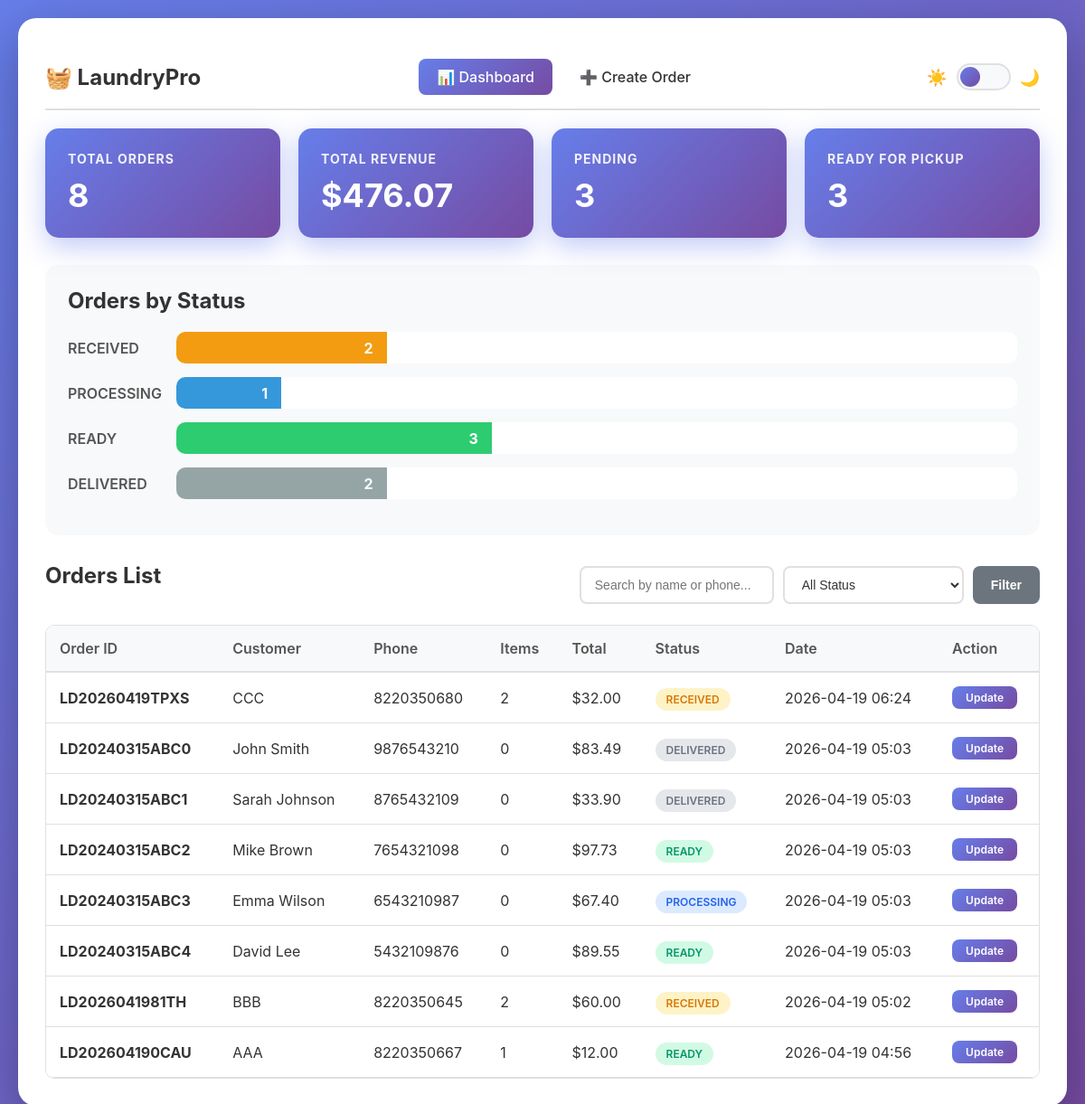
The page / on the database its author committed.
### database.py (models this page shows)
class Order(db.Model):
    __tablename__ = 'orders'
    id = db.Column(db.Integer, primary_key=True)
    order_id = db.Column(db.String(20), unique=True, nullable=False)
    customer_name = db.Column(db.String(100), nullable=False)
    phone = db.Column(db.String(15), nullable=False)
    status = db.Column(db.String(20), default='RECEIVED')
    total_amount = db.Column(db.Float, default=0.0)
    created_at = db.Column(db.DateTime, default=datetime.utcnow)
    garments = db.relationship('Garment', backref='order', lazy=True, cascade="all, delete-orphan")

### app.py (the view, shortened to what this page needs)
@app.route('/')
def index():
    status_filter = request.args.get('status', '')
    search_query = request.args.get('search', '')
    query = Order.query
    if status_filter:
        query = query.filter(Order.status == status_filter)
    orders = query.order_by(Order.created_at.desc()).all()
    total_orders = Order.query.count()
    total_revenue = db.session.query(db.func.sum(Order.total_amount)).scalar() or 0
    status_counts = {
        'RECEIVED': Order.query.filter_by(status='RECEIVED').count(),
        'PROCESSING': Order.query.filter_by(status='PROCESSING').count(),
        'READY': Order.query.filter_by(status='READY').count(),
        'DELIVERED': Order.query.filter_by(status='DELIVERED').count()
    }
    return render_template('index.html',
                         orders=orders,
                         total_orders=total_orders,
                         total_revenue=round(total_revenue, 2),
                         status_counts=status_counts,
                         current_status=status_filter,
                         current_search=search_query)

### templates/index.html (shortened to what this page needs)
<!DOCTYPE html>
<html lang="en" data-theme="light">
<head>
</head>
<body>
    <div class="container">
        <nav class="navbar">
            <div class="nav-brand">
                <h1>🧺 LaundryPro</h1>
            </div>
            <div class="nav-menu">
                <a href="{{ url_for('index') }}" class="nav-link active">📊 Dashboard</a>
                <a href="{{ url_for('create_order') }}" class="nav-link">➕ Create Order</a>
             </div>
            <div class="theme-toggle">
                <span class="toggle-icon">☀️</span>
                <div class="toggle-switch" id="themeToggle">
                    <div class="toggle-slider"></div>
                </div>
                <span class="toggle-icon">🌙</span>
            </div>
        </nav>
        <div class="dashboard-cards">
            <div class="card">
                <h3>Total Orders</h3>
                <div class="number">{{ total_orders }}</div>
            </div>
            <div class="card">
                <h3>Total Revenue</h3>
                <div class="number">${{ "%.2f"|format(total_revenue) }}</div>
            </div>
            <div class="card">
                <h3>Pending</h3>
                <div class="number">{{ status_counts.RECEIVED + status_counts.PROCESSING }}</div>
            </div>
            <div class="card">
                <h3>Ready for Pickup</h3>
                <div class="number">{{ status_counts.READY }}</div>
            </div>
        </div>
        <div class="status-section">
            <h2>Orders by Status</h2>
            <div class="status-bars">
                <div class="status-item">
                    <span class="status-label">RECEIVED</span>
                    <div class="bar-container">
                        <div class="bar received" style="width: {{ (status_counts.RECEIVED / total_orders * 100) if total_orders > 0 else 0 }}%">
                            {{ status_counts.RECEIVED }}
                        </div>
                    </div>
                </div>
                <div class="status-item">
                    <span class="status-label">PROCESSING</span>
                    <div class="bar-container">
                        <div class="bar processing" style="width: {{ (status_counts.PROCESSING / total_orders * 100) if total_orders > 0 else 0 }}%">
                            {{ status_counts.PROCESSING }}
                        </div>
                    </div>
                </div>
                <div class="status-item">
                    <span class="status-label">READY</span>
                    <div class="bar-container">
                        <div class="bar ready" style="width: {{ (status_counts.READY / total_orders * 100) if total_orders > 0 else 0 }}%">
                            {{ status_counts.READY }}
                        </div>
                    </div>
                </div>
                <div class="status-item">
                    <span class="status-label">DELIVERED</span>
                    <div class="bar-container">
                        <div class="bar delivered" style="width: {{ (status_counts.DELIVERED / total_orders * 100) if total_orders > 0 else 0 }}%">
                            {{ status_counts.DELIVERED }}
                        </div>
                    </div>
                </div>
            </div>
        </div>
        <div class="filters">
            <h2>Orders List</h2>
            <form method="GET" action="{{ url_for('index') }}" class="filter-form">
                <input type="text" name="search" placeholder="Search by name or phone..." value="{{ current_search }}">
                <select name="status">
                    <option value="">All Status</option>
                </select>
                <button type="submit" class="btn btn-secondary">Filter</button>
            </form>
        </div>
        <div class="table-container">
            <table>
                <thead>
                    <tr>
                        <th>Order ID</th>
                        <th>Customer</th>
                        <th>Phone</th>
                        <th>Items</th>
                        <th>Total</th>
                        <th>Status</th>
                        <th>Date</th>
                        <th>Action</th>
                    </tr>
                </thead>
                <tbody>
                    {% for order in orders %}
                    <tr>
                        <td><strong>{{ order.order_id }}</strong></td>
                        <td>{{ order.customer_name }}</td>
                        <td>{{ order.phone }}</td>
                        <td>{{ order.garments|length }}</td>
                        <td>${{ "%.2f"|format(order.total_amount) }}</td>
                        <td>
                            <span class="status-badge status-{{ order.status.lower() }}">
                                {{ order.status }}
                            </span>
                        </td>
                        <td>{{ order.created_at.strftime('%Y-%m-%d %H:%M') }}</td>
                        <td>
                            <a href="{{ url_for('update_status', order_id=order.id) }}" class="btn btn-small btn-primary">Update</a>
                        </td>
                    </tr>
                    {% else %}
                    <tr>
                        <td colspan="8" style="text-align: center; padding: 40px;">
                            No orders found. <a href="{{ url_for('create_order') }}">Create your first order</a>
                        </td>
                    </tr>
                    {% endfor %}
                </tbody>
            </table>
        </div>
    </div>
</body>
</html>

### rows shown on the page
Order: order_id "LD20260419TPXS", customer_name "CCC", phone "8220350680", garments|length "2", total_amount "32.00", status "RECEIVED", created_at "2026-04-19 06:24"
Order: order_id "LD20240315ABC0", customer_name "John Smith", phone "9876543210", garments|length "0", total_amount "83.49", status "DELIVERED", created_at "2026-04-19 05:03"
Order: order_id "LD20240315ABC1", customer_name "Sarah Johnson", phone "8765432109", garments|length "0", total_amount "33.90", status "DELIVERED", created_at "2026-04-19 05:03"
Order: order_id "LD20240315ABC2", customer_name "Mike Brown", phone "7654321098", garments|length "0", total_amount "97.73", status "READY", created_at "2026-04-19 05:03"
Order: order_id "LD20240315ABC3", customer_name "Emma Wilson", phone "6543210987", garments|length "0", total_amount "67.40", status "PROCESSING", created_at "2026-04-19 05:03"
Order: order_id "LD20240315ABC4", customer_name "David Lee", phone "5432109876", garments|length "0", total_amount "89.55", status "READY", created_at "2026-04-19 05:03"
Order: order_id "LD2026041981TH", customer_name "BBB", phone "8220350645", garments|length "2", total_amount "60.00", status "RECEIVED", created_at "2026-04-19 05:02"
Order: order_id "LD202604190CAU", customer_name "AAA", phone "8220350667", garments|length "1", total_amount "12.00", status "READY", created_at "2026-04-19 04:56"

### other values the page prints
{{ total_orders }} "8"
{{ "%.2f"|format(total_revenue) }} "476.07"
{{ status_counts.RECEIVED + status_counts.PROCESSING }} "3"
{{ status_counts.READY }} "3"
{{ status_counts.RECEIVED }} "2"
{{ status_counts.PROCESSING }} "1"
{{ status_counts.DELIVERED }} "2"
